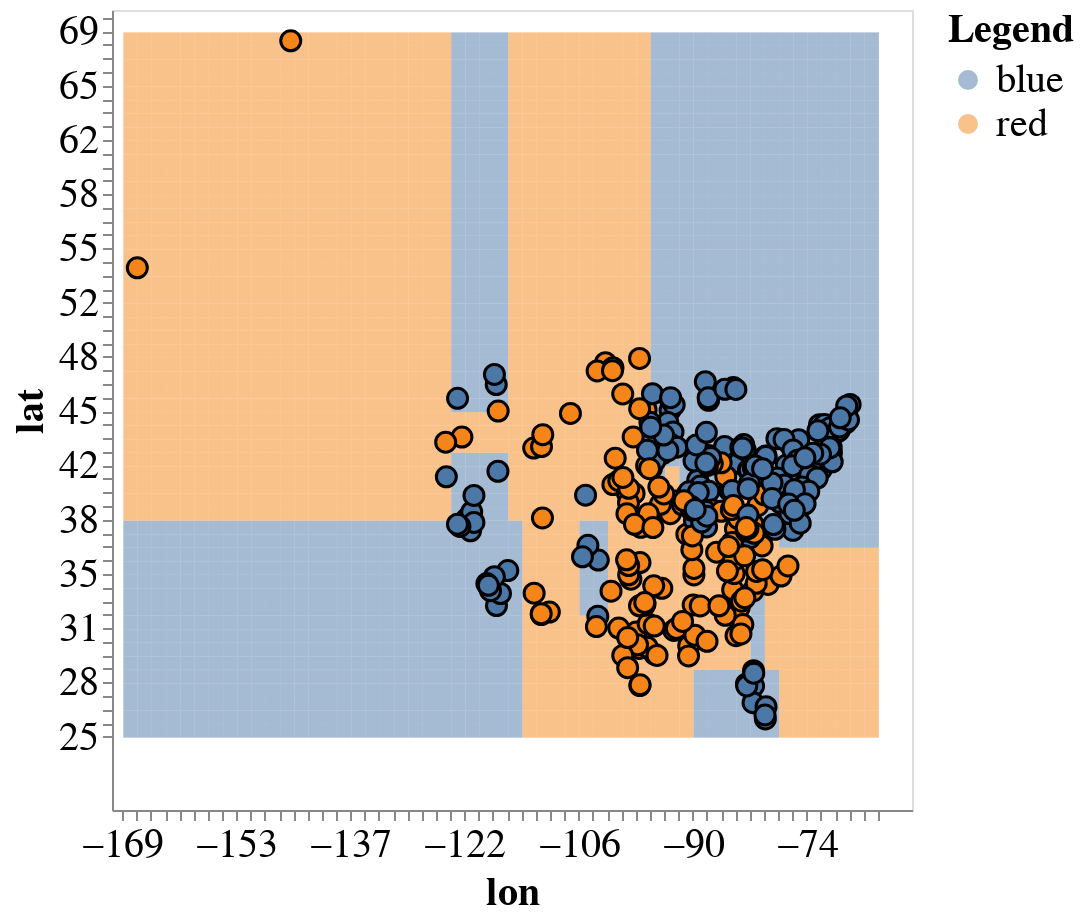

The cell this chart's notebook holds for it:
### Markdown cell above
## What did the classification tree do?
- Found a good way to split and repeat

### Code cell
plot_tree(X_train, y_train, model)

### Figure 1 — Vega-Lite specification as saved in the notebook (floating-point values rounded to 4 significant figures; data arrays with more than 128 entries replaced by an {"elided": "..."} marker saying what was removed)
{"config": {"view": {"continuousWidth": 400, "continuousHeight": 300}, "axis": {"labelFontSize": 20, "titleFontSize": 20}, "legend": {"labelFontSize": 20, "titleFontSize": 20}}, "layer": [{"data": {"name": "data-4b19894addd4201639c8330044634209"}, "mark": {"type": "rect", "opacity": 0.5}, "encoding": {"color": {"type": "nominal", "field": "predictions", "title": "Legend"}, "x": {"type": "quantitative", "bin": {"step": 1.96}, "field": "x1"}, "y": {"type": "quantitative", "bin": {"step": 0.8477}, "field": "x2"}}, "height": 400, "width": 400}, {"data": {"name": "data-6648a8e79c7086d389b1bd738f608dc5"}, "mark": {"type": "circle", "opacity": 1, "size": 100, "stroke": "black", "strokeWidth": 1.5}, "encoding": {"color": {"type": "nominal", "field": "vote"}, "x": {"type": "quantitative", "axis": {"labels": true, "ticks": true, "title": "lon"}, "field": "lon"}, "y": {"type": "quantitative", "axis": {"labels": true, "ticks": true, "title": "lat"}, "field": "lat"}}}], "$schema": "https://vega.github.io/schema/vega-lite/v4.8.1.json", "datasets": {"data-4b19894addd4201639c8330044634209": {"elided": "2756 records"}, "data-6648a8e79c7086d389b1bd738f608dc5": {"elided": "320 records"}}}
